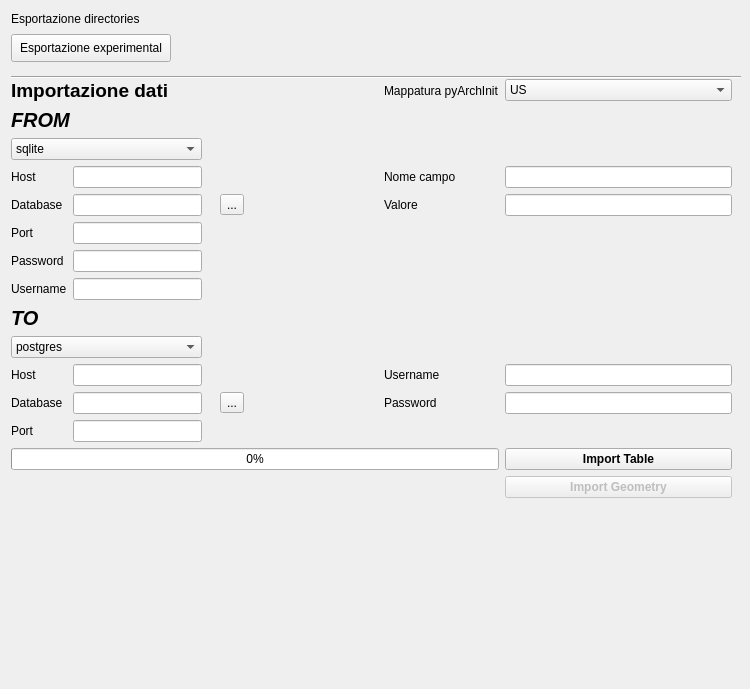
     <widget class="QWidget" name="tab_3">
      <attribute name="title">
       <string>Tool di importazione</string>
      </attribute>
      <widget class="QLabel" name="label_11">
       <property name="geometry">
        <rect>
         <x>11</x>
         <y>11</y>
         <width>137</width>
         <height>16</height>
        </rect>
       </property>
       <property name="text">
        <string>Esportazione directories</string>
       </property>
      </widget>
      <widget class="QPushButton" name="pushButton_exp_directories">
       <property name="geometry">
        <rect>
         <x>11</x>
         <y>34</y>
         <width>160</width>
         <height>28</height>
        </rect>
       </property>
       <property name="text">
        <string>Esportazione experimental</string>
       </property>
      </widget>
      <widget class="Line" name="line">
       <property name="geometry">
        <rect>
         <x>11</x>
         <y>69</y>
         <width>730</width>
         <height>16</height>
        </rect>
       </property>
       <property name="orientation">
        <enum>Qt::Horizontal</enum>
       </property>
      </widget>
      <widget class="QLabel" name="label_22">
       <property name="geometry">
        <rect>
         <x>584</x>
         <y>336</y>
         <width>16</width>
         <height>16</height>
        </rect>
       </property>
       <property name="text">
        <string/>
       </property>
      </widget>
      <widget class="QWidget" name="layoutWidget">
       <property name="geometry">
        <rect>
         <x>11</x>
         <y>79</y>
         <width>721</width>
         <height>601</height>
        </rect>
       </property>
       <layout class="QGridLayout" name="gridLayout_6">
        <item row="17" column="7">
         <widget class="QPushButton" name="pushButton_import">
          <property name="font">
           <font>
            <pointsize>9</pointsize>
            <weight>75</weight>
            <bold>true</bold>
           </font>
          </property>
          <property name="text">
           <string>Import Table</string>
          </property>
         </widget>
        </item>
        <item row="19" column="1">
         <spacer name="verticalSpacer">
          <property name="orientation">
           <enum>Qt::Vertical</enum>
          </property>
          <property name="sizeHint" stdset="0">
           <size>
            <width>20</width>
            <height>24</height>
           </size>
          </property>
         </spacer>
        </item>
        <item row="11" column="0" colspan="2">
         <widget class="QLabel" name="label_61">
          <property name="font">
           <font>
            <pointsize>15</pointsize>
            <weight>75</weight>
            <italic>true</italic>
            <bold>true</bold>
           </font>
          </property>
          <property name="text">
           <string>TO</string>
          </property>
         </widget>
        </item>
        <item row="0" column="0" colspan="2">
         <widget class="QLabel" name="label_59">
          <property name="font">
           <font>
            <pointsize>14</pointsize>
            <weight>75</weight>
            <bold>true</bold>
           </font>
          </property>
          <property name="text">
           <string>Importazione dati</string>
          </property>
         </widget>
        </item>
        <item row="1" column="0" colspan="2">
         <widget class="QLabel" name="label_60">
          <property name="font">
           <font>
            <pointsize>15</pointsize>
            <weight>75</weight>
            <italic>true</italic>
            <bold>true</bold>
           </font>
          </property>
          <property name="text">
           <string>FROM</string>
          </property>
         </widget>
        </item>
        <item row="12" column="0" colspan="2">
         <widget class="QComboBox" name="comboBox_server_wt">
          <property name="minimumSize">
           <size>
            <width>20</width>
            <height>0</height>
           </size>
          </property>
          <item>
           <property name="text">
            <string>postgres</string>
           </property>
          </item>
          <item>
           <property name="text">
            <string>sqlite</string>
           </property>
          </item>
         </widget>
        </item>
        <item row="13" column="7">
         <widget class="QLineEdit" name="lineEdit_username_wt"/>
        </item>
        <item row="14" column="7">
         <widget class="QLineEdit" name="lineEdit_pass_wt">
          <property name="echoMode">
           <enum>QLineEdit::Password</enum>
          </property>
         </widget>
        </item>
        <item row="13" column="6">
         <widget class="QLabel" name="label_28">
          <property name="text">
           <string>Username</string>
          </property>
         </widget>
        </item>
        <item row="4" column="7">
         <widget class="QLineEdit" name="lineEdit_value_rd"/>
        </item>
        <item row="14" column="0">
         <widget class="QLabel" name="label_24">
          <property name="text">
           <string>Database</string>
          </property>
         </widget>
        </item>
        <item row="14" column="4">
         <widget class="QToolButton" name="toolButton_set_dbsqlite2">
          <property name="text">
           <string>...</string>
          </property>
         </widget>
        </item>
        <item row="3" column="7">
         <widget class="QLineEdit" name="lineEdit_field_rd"/>
        </item>
        <item row="14" column="1">
         <widget class="QLineEdit" name="lineEdit_database_wt">
          <property name="text">
           <string/>
          </property>
          <property name="placeholderText">
           <string/>
          </property>
         </widget>
        </item>
        <item row="4" column="4">
         <widget class="QToolButton" name="toolButton_set_dbsqlite1">
          <property name="text">
           <string>...</string>
          </property>
         </widget>
        </item>
        <item row="4" column="5">
         <spacer name="horizontalSpacer_2">
          <property name="orientation">
           <enum>Qt::Horizontal</enum>
          </property>
          <property name="sizeHint" stdset="0">
           <size>
            <width>40</width>
            <height>20</height>
           </size>
          </property>
         </spacer>
        </item>
        <item row="5" column="1">
         <widget class="QLineEdit" name="lineEdit_port_rd">
          <property name="text">
           <string/>
          </property>
         </widget>
        </item>
        <item row="5" column="0">
         <widget class="QLabel" name="label_25">
          <property name="text">
           <string>Port</string>
          </property>
         </widget>
        </item>
        <item row="13" column="0">
         <widget class="QLabel" name="label_27">
          <property name="text">
           <string>Host</string>
          </property>
         </widget>
        </item>
        <item row="3" column="1">
         <widget class="QLineEdit" name="lineEdit_host_rd">
          <property name="text">
           <string/>
          </property>
         </widget>
        </item>
        <item row="3" column="0">
         <widget class="QLabel" name="label_17">
          <property name="text">
           <string>Host</string>
          </property>
         </widget>
        </item>
        <item row="9" column="1">
         <widget class="QLineEdit" name="lineEdit_username_rd">
          <property name="text">
           <string/>
          </property>
         </widget>
        </item>
        <item row="15" column="1">
         <widget class="QLineEdit" name="lineEdit_port_wt"/>
        </item>
        <item row="4" column="0">
         <widget class="QLabel" name="label_20">
          <property name="text">
           <string>Database</string>
          </property>
         </widget>
        </item>
        <item row="8" column="0">
         <widget class="QLabel" name="label_19">
          <property name="text">
           <string>Password</string>
          </property>
         </widget>
        </item>
        <item row="14" column="6">
         <widget class="QLabel" name="label_29">
          <property name="text">
           <string>Password</string>
          </property>
         </widget>
        </item>
        <item row="8" column="1">
         <widget class="QLineEdit" name="lineEdit_pass_rd">
          <property name="text">
           <string/>
          </property>
          <property name="echoMode">
           <enum>QLineEdit::Password</enum>
          </property>
         </widget>
        </item>
        <item row="4" column="1">
         <widget class="QLineEdit" name="lineEdit_database_rd">
          <property name="text">
           <string/>
          </property>
          <property name="placeholderText">
           <string/>
          </property>
         </widget>
        </item>
        <item row="2" column="0" colspan="2">
         <widget class="QComboBox" name="comboBox_server_rd">
          <item>
           <property name="text">
            <string>sqlite</string>
           </property>
          </item>
          <item>
           <property name="text">
            <string>postgres</string>
           </property>
          </item>
         </widget>
        </item>
        <item row="9" column="0">
         <widget class="QLabel" name="label_18">
          <property name="text">
           <string>Username</string>
          </property>
         </widget>
        </item>
        <item row="0" column="6">
         <widget class="QLabel" name="label_21">
          <property name="text">
           <string>Mappatura pyArchInit</string>
          </property>
         </widget>
        </item>
        <item row="0" column="7">
         <widget class="QComboBox" name="comboBox_mapper_read">
          <item>
           <property name="text">
            <string>US</string>
           </property>
          </item>
          <item>
           <property name="text">
            <string>UT</string>
           </property>
          </item>
          <item>
           <property name="text">
            <string>SITE</string>
           </property>
          </item>
          <item>
           <property name="text">
            <string>PERIODIZZAZIONE</string>
           </property>
          </item>
          <item>
           <property name="text">
            <string>INVENTARIO_MATERIALI</string>
           </property>
          </item>
          <item>
           <property name="text">
            <string>STRUTTURA</string>
           </property>
          </item>
          <item>
           <property name="text">
            <string>TAFONOMIA</string>
           </property>
          </item>
          <item>
           <property name="text">
            <string>PYARCHINIT_THESAURUS_SIGLE</string>
           </property>
          </item>
          <item>
           <property name="text">
            <string>SCHEDAIND</string>
           </property>
          </item>
          <item>
           <property name="text">
            <string>DETSESSO</string>
           </property>
          </item>
          <item>
           <property name="text">
            <string>DETETA</string>
           </property>
          </item>
          <item>
           <property name="text">
            <string>ARCHEOZOOLOGY</string>
           </property>
          </item>
          <item>
           <property name="text">
            <string>CAMPIONI</string>
           </property>
          </item>
          <item>
           <property name="text">
            <string>DOCUMENTAZIONE</string>
           </property>
          </item>
          <item>
           <property name="text">
            <string>MEDIA</string>
           </property>
          </item>
          <item>
           <property name="text">
            <string>MEIDA_THUMB</string>
           </property>
          </item>
          <item>
           <property name="text">
            <string>MEDIATOENTITY</string>
           </property>
          </item>
         </widget>
        </item>
        <item row="13" column="1">
         <widget class="QLineEdit" name="lineEdit_host_wt"/>
        </item>
        <item row="3" column="6">
         <widget class="QLabel" name="label_62">
          <property name="text">
           <string>Nome campo</string>
          </property>
         </widget>
        </item>
        <item row="15" column="0">
         <widget class="QLabel" name="label_57">
          <property name="text">
           <string>Port</string>
          </property>
         </widget>
        </item>
        <item row="4" column="6">
         <widget class="QLabel" name="label_23">
          <property name="text">
           <string>Valore</string>
          </property>
         </widget>
        </item>
        <item row="18" column="7">
         <widget class="QPushButton" name="pushButton_geometry">
          <property name="enabled">
           <bool>false</bool>
          </property>
          <property name="font">
           <font>
            <pointsize>9</pointsize>
            <weight>75</weight>
            <bold>true</bold>
           </font>
          </property>
          <property name="text">
           <string>Import Geometry</string>
          </property>
         </widget>
        </item>
        <item row="17" column="0" colspan="7">
         <widget class="QProgressBar" name="progress_bar">
          <property name="value">
           <number>0</number>
          </property>
         </widget>
        </item>
       </layout>
      </widget>
     </widget>
